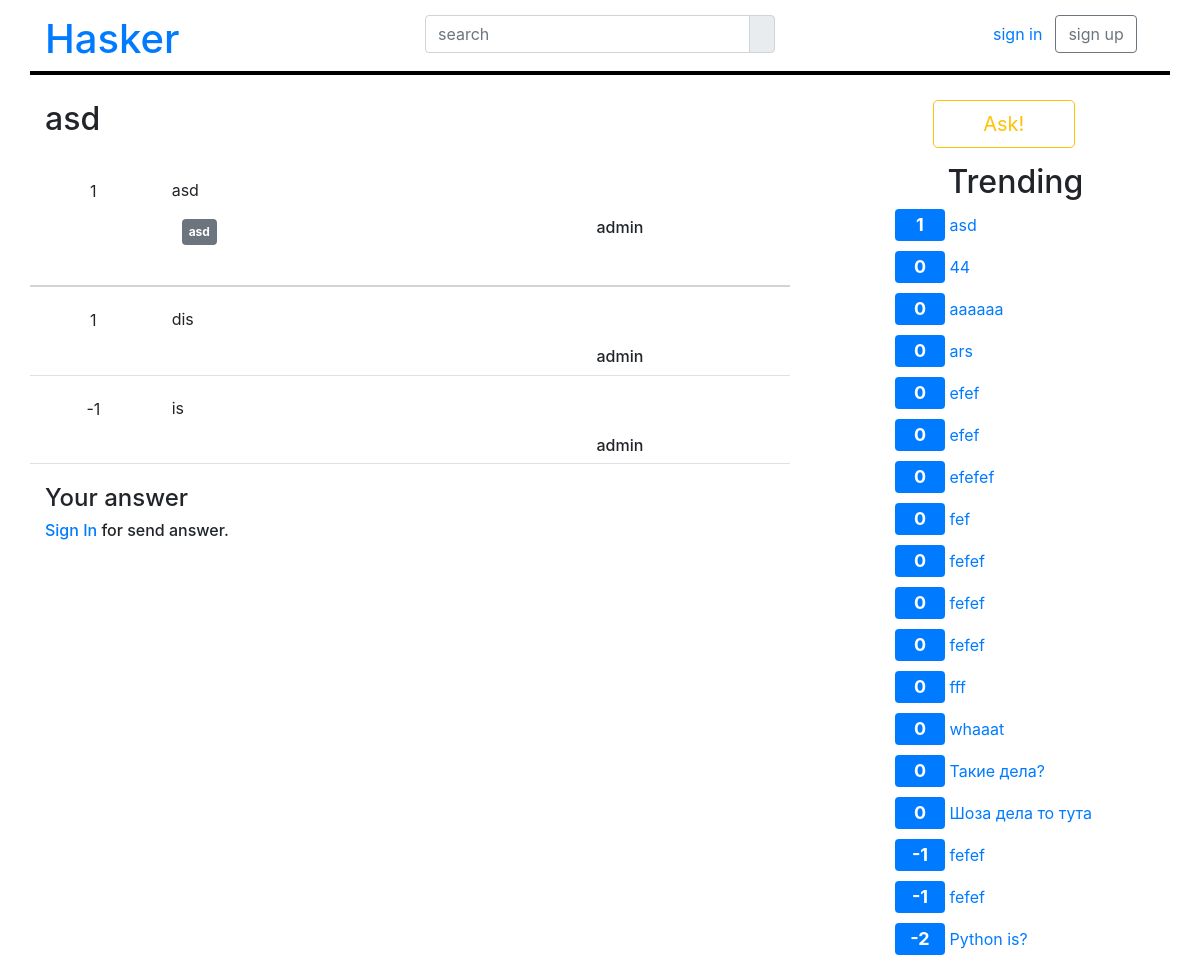
The app's page /question/asd/, older data.
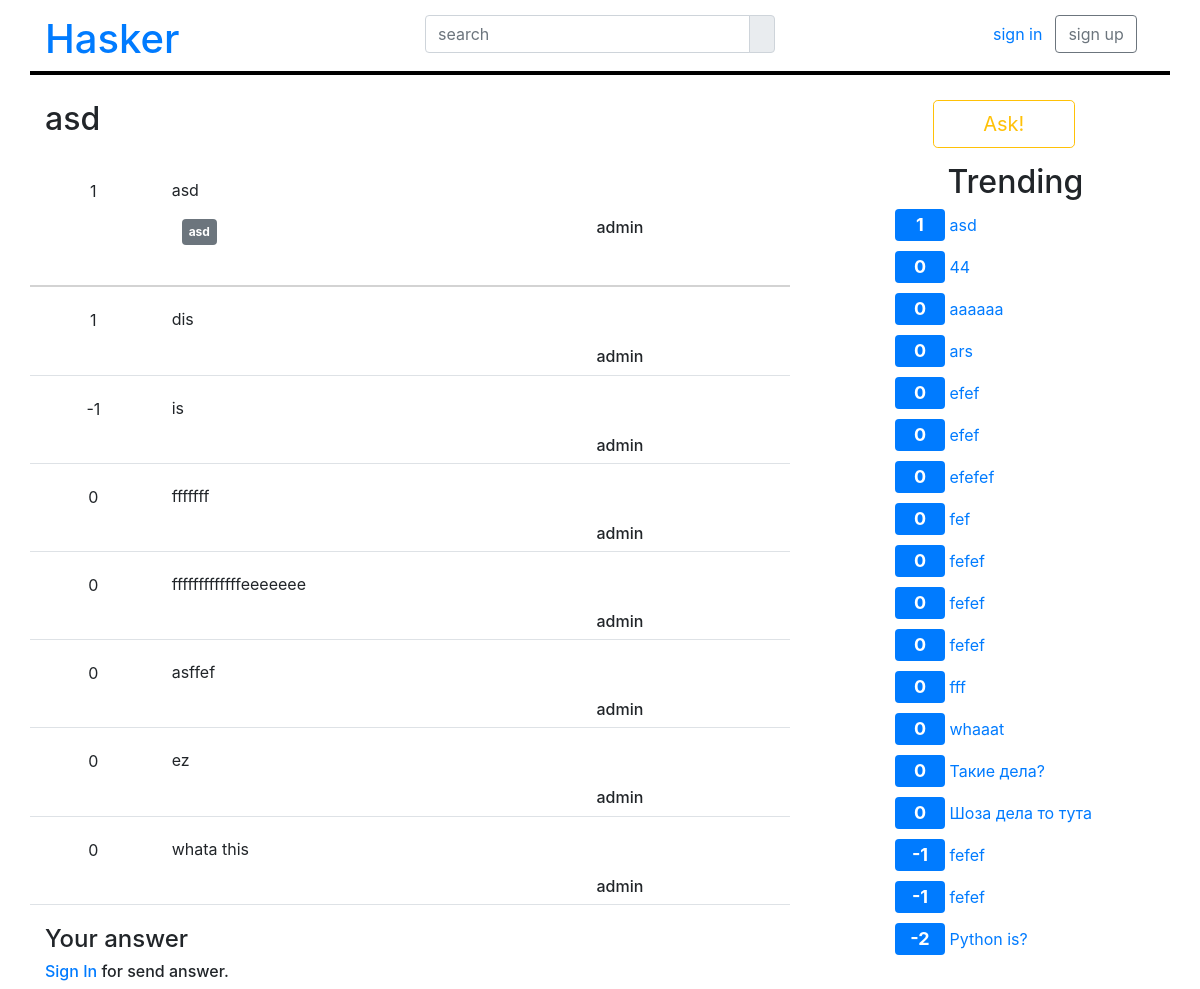
The same page, newer data.
### apps/qa/models.py (models this page shows, shortened)
class Tag(models.Model):
    title = models.CharField(max_length=24)
    slug = models.SlugField(max_length=24)

class Answer(models.Model):
    question = models.ForeignKey(Question, related_name='answers')
    content = models.TextField()
    create_by = models.ForeignKey(User, related_name='answers')
    create_at = models.DateTimeField(auto_now_add=True)
    is_true = models.BooleanField(default=False)
    vote_count = models.SmallIntegerField(default=0)

class Question(models.Model):
    title = models.CharField(max_length=200)
    slug = models.SlugField(max_length=40)
    content = models.TextField()
    create_by = models.ForeignKey(User, related_name='questions')
    create_at = models.DateTimeField(auto_now_add=True)
    tags = models.ManyToManyField('Tag')
    vote_count = models.SmallIntegerField(default=0)
    class Meta:
        ordering = ['-create_at']

### apps/users/models.py (models this page shows)
class User(AbstractUser):
    avatar = models.ImageField(upload_to=get_avatar_path, blank=True, null=True)
    def get_avatar_url(self):
        return self.avatar.url

### apps/qa/views.py (the view, shortened to what this page needs)
# urls.py: url(r'^question/(?P<slug>[\w-]+)/$', QuestionDetailWithAnswerListView.as_view(), name='detail'),
class QuestionDetailWithAnswerListView(FormMixin, ListView):
    template_name = 'qa/detail.html'
    context_object_name = 'answers'
    model = Answer
    paginate_by = 30
    question = None
    form_class = AnswerForm
    def get_initial(self):
        return {'question': self._get_question().id}
    def _get_question(self):
        if self.question is None:
            slug = self.kwargs.get('slug', None)
            if slug:
                obj = get_object_or_404(Question, slug=slug)
                self.question = obj
            else:
                raise Http404
        return self.question
    def get_context_data(self, **kwargs):
        context = super(QuestionDetailWithAnswerListView, self).get_context_data(**kwargs)
        context['question'] = self._get_question()
        return context
    def get_queryset(self):
        return self.model.objects.filter(question=self._get_question())

### apps/qa/forms.py
class AnswerForm(forms.ModelForm):
    class Meta:
        model = Answer
        fields = (
            "question",
            "content",
        )
        widgets = {'question': forms.HiddenInput()}

### apps/qa/context_processors.py (called while the page is built)
def ad(request):
    return {
        'trand_questions': Question.objects.order_by('-vote_count', 'title')[:20],
    }

### templates/qa/detail.html (shortened to what this page needs)
{% extends 'base.html' %}
{% load static class_atr_for_field %}
{% block content %}
    <div class="row border-bottom-max">
        <div class="col-12">
            <h2 class="title">{{ question.title }}</h2>
        </div>
        <div class="col-2">
            {% include 'includes/qa/voting.html' with is_question=True pk=question.id vote_count=question.vote_count %}
        </div>
        <div class="col-10">
            <div class="row">
                <div class="col-12">
                    <p>{{ question.content }}</p>
                </div>
                <div class="col-8">
                    {% include 'includes/qa/tag.html' %}
                </div>
                <div class="col-4">
                    {% include 'includes/author.html' with author=question.create_by %}
                </div>
            </div>
        </div>
        <br>
        <br>
    </div>
    {% for answer in answers %}
        <div class="row border-bottom">
            <div class="col-2">
                {% include 'includes/qa/voting.html' with is_question=False pk=answer.id vote_count=answer.vote_count %}
            </div>
            <div class="col-10">
                <p>{{ answer.content }}</p>
                <div class="row">
                    <div class="offset-8 col-4">{% include 'includes/author.html' with author=answer.create_by %}</div>
                </div>
            </div>
        </div>
    {% endfor %}
    <h4>Your answer</h4>
   {% include 'includes/qa/form_answer.html' %}
{% endblock %}

### templates/includes/qa/voting.html
<div class="row">
    <span class="js-vote col-12 oi oi-chevron-top text-center"
          data-url="{% if is_question %}
                        {% url 'votes:question_like' pk %}
                    {% else %}
                        {% url 'votes:answer_like' pk %}
                    {% endif %}"
    ></span>
    <span class="js-vote_count col-12 text-center">{{ vote_count }}</span>
    <span class="js-vote col-12 oi oi-chevron-bottom text-center"
          data-url="{% if is_question %}
                        {% url 'votes:question_dislike' pk %}
                    {% else %}
                        {% url 'votes:answer_dislike' pk %}
                    {% endif %}"
    ></span>
</div>

### templates/includes/qa/tag.html
{% for tag in question.tags.all %}
        <a href="{% url 'qa:tag' tag.slug %}">
            <span class="badge badge-secondary tag">{{ tag.title }}</span>
        </a>
{% endfor %}

### templates/includes/author.html (shortened to what this page needs)
<div class="row">
    <div class="offset-1 col5">
        <h6>{{ author.username }}</h6>
    </div>
</div>

### templates/includes/trands.html
<div class="row align-items-center">
    <a class="offset-2 col-6 btn btn-outline-warning btn-lg" href="{% url 'qa:create' %}">Ask!</a>
    <h2 class="offset-2 col-6" style="margin-top: 15px">Trending</h2>
    <div class="row">
        {% for trand_question in trand_questions %}
            <div class="col-12">
                <span class="badge badge-primary trand_value">{{ trand_question.vote_count }}</span>
                <a href="{% url 'qa:detail' trand_question.slug %}">{{ trand_question.title }}</a>
            </div>
        {% endfor %}
    </div>
</div>

Row changes from the older to the newer data that the page shows:
added Answer: vote_count "0", content "fffffff", {{ author.username }} "admin"
added Answer: vote_count "0", content "fffffffffffffeeeeeee", {{ author.username }} "admin"
added Answer: vote_count "0", content "asffef", {{ author.username }} "admin"
added Answer: vote_count "0", content "ez", {{ author.username }} "admin"
added Answer: vote_count "0", content "whata this", {{ author.username }} "admin"
